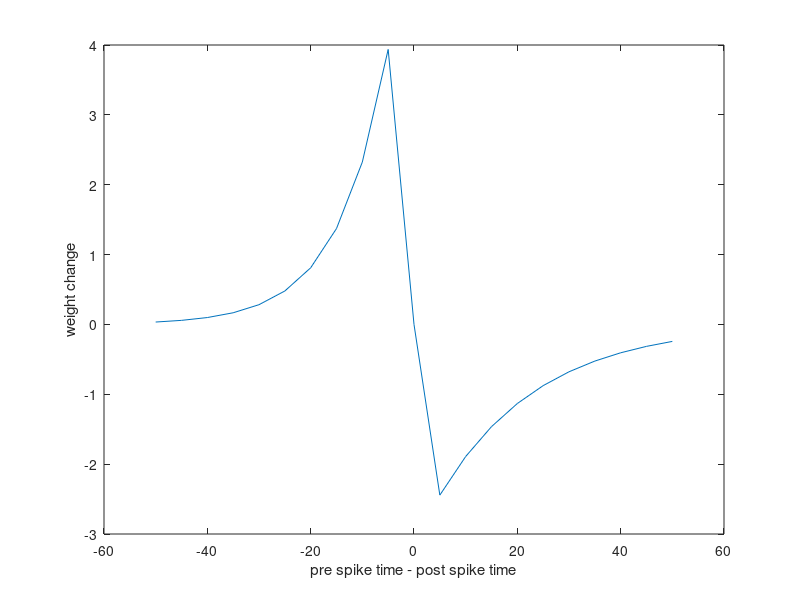

This figure's MATLAB source:
clear all;
dt = 1;          % Euleur integration time step [ms]
p = 60;          % number of pairings
rep = 1000;      % time between the pairing [ms], i.e. 1Hz

% parameters STDP
tau_plus = 10;  % LTP time constant [ms]
tau_minus = 20; % LTD time constant [ms]
A_plus = 1;    % LTP learning rate or amplitude
A_minus = 1;   % LTD learning rate or amplitude

lag_range = -50:5:50; % simulate for different lags between the pre and post spikes
dw_range = zeros(size(lag_range)); % save weight changes
count = 0; % counter

for lag = lag_range
    % Init
    T = rep*(p-1)+2*abs(lag)+1; % spiketrain total time length
    pre_spikes = zeros(1,T);% presynaptic spiketrain
    post_spikes = zeros(1,T);% postsynaptic spiketrain
    pre_spikes(lag+abs(lag)+1:rep:lag+abs(lag)+T) = 1;  % presynaptic spiketrain (0  if not spike, 1 if spike)
    post_spikes(abs(lag)+1:rep:T+abs(lag)) = 1;  % postsynaptic spiketrain (0  if not spike, 1 if spike)
    count = count +1; % update a counter
    x = zeros(1,T);   % presynaptic trace
    y = zeros(1,T);   % postsynaptic trace
    dw = 0;           % synaptic weight change
    
    % time iterations
    for t = 1:T
        x(t+1) = x(t) + dt*(-x(t)+pre_spikes(t))/tau_plus;            % pre-synaptic trace update
        y(t+1) = y(t) + dt*(-y(t)+post_spikes(t))/tau_minus;           % post-synaptic trace update
        dw = dw+ (A_plus*x(t)*post_spikes(t) - A_minus*y(t)*pre_spikes(t));     % weights update
    end
    dw_range(count) = dw;
end

figure;
plot(lag_range, dw_range)
xlabel('pre spike time - post spike time')
ylabel('weight change')